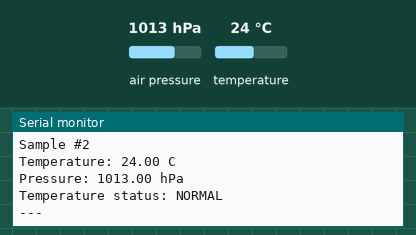
The program below on a simulated ESP32. Shown: the last lines printed to the serial monitor. The inputs (shaded band) are chosen by the test bench; at power-on: temperature 24 °C, air pressure 1013 hPa.

Above: at 2.8 s.
2.9 s: temperature set to 33 °C
At 5.1 s:
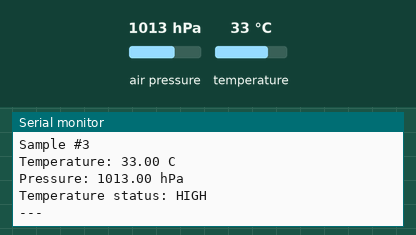
7.5 s: air pressure set to 952 hPa
At 8.5 s:
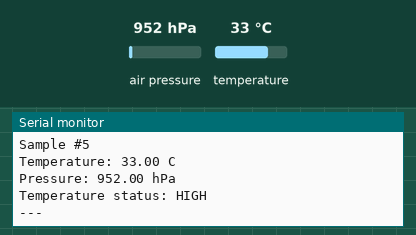
10.2 s: air pressure set to 975 hPa
At 13.1 s:
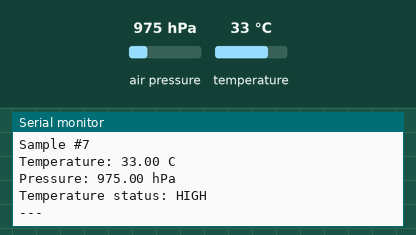
Timing chart, 0 to 14.6 s (numbered marks = the images above; inputs shaded):
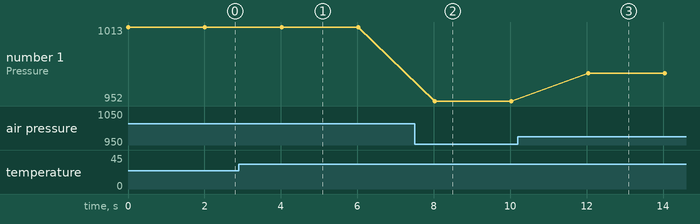

Measured:
- after the input at 2.9 s, the serial monitor: prints a new line after 1.1 s (image 1)
- after the input at 7.5 s, the serial monitor: prints a new line after 0.53 s (image 2)
- after the input at 10.2 s, the serial monitor: prints a new line after 1.8 s (image 3)
- plotted number 1: 1013 → 952 after the input at 7.5 s, 952 → 975 after the input at 10.2 s

The program:

main.cpp
```cpp
#include <Arduino.h>
#include <SPI.h>
#include <Wire.h>
#include <Adafruit_BMP085.h>

#include <freertos/FreeRTOS.h>
#include <freertos/queue.h>
#include <freertos/task.h>
#include <freertos/semphr.h>

struct SensorSample
{
  float temperatureC;
  int32_t pressurePa;
  uint32_t sequenceNumber;
};

const float highTemperatureThresholdC = 30.0f;

Adafruit_BMP085 bmp;

QueueHandle_t sampleQueue = nullptr;
SemaphoreHandle_t serialMutex = nullptr;

void sensorTask(void *parameter)
{
  uint32_t nextSequenceNumber = 1;
  while (true)
  {
    SensorSample sample;
    sample.sequenceNumber = nextSequenceNumber++;

    sample.temperatureC = bmp.readTemperature();
    sample.pressurePa = bmp.readPressure();
    if (xQueueSend(sampleQueue, &sample, pdMS_TO_TICKS(100)) != pdPASS)
    {
      if (xSemaphoreTake(serialMutex, portMAX_DELAY) == pdPASS)
      {
        Serial.print("Warning: Queue full; dropped sample # ");
        Serial.println(sample.sequenceNumber);

        xSemaphoreGive(serialMutex);
      }
    }

    vTaskDelay(pdMS_TO_TICKS(2000));
  }
}

void reportTask(void *parameter)
{
  SensorSample sample;

  while (true)
  {
    if (xQueueReceive(sampleQueue, &sample, portMAX_DELAY) == pdPASS)
    {
      if (xSemaphoreTake(serialMutex, portMAX_DELAY) == pdPASS)
      {
        Serial.print("Sample #");
        Serial.println(sample.sequenceNumber);
        Serial.print("Temperature: ");
        Serial.print(sample.temperatureC);
        Serial.println(" C");

        Serial.print("Pressure: ");
        Serial.print(sample.pressurePa / 100.0);
        Serial.println(" hPa");

        if (sample.temperatureC >= highTemperatureThresholdC)
        {
          Serial.println("Temperature status: HIGH");
        }
        else
        {
          Serial.println("Temperature status: NORMAL");
        }

        Serial.println("---");
        xSemaphoreGive(serialMutex);
      }
    }
  }
}

void setup()
{
  Serial.begin(115200);
  if (!bmp.begin())
  {
    Serial.println("BMP180 not detected");
    while (true)
    {
      delay(100);
    }
  }
  Serial.println("BMP180 detected");

  sampleQueue = xQueueCreate(10, sizeof(SensorSample));
  if (sampleQueue == nullptr)
  {
    Serial.println("Failed to create sample queue");
    while (true)
    {
      delay(100);
    }
  }
  serialMutex = xSemaphoreCreateMutex();
  if (serialMutex == nullptr)
  {
    Serial.println("failed to create serial mutex");
    while (true)
    {
      delay(100);
    }
  }

  TaskHandle_t reportTaskHandle = nullptr;

  BaseType_t reportTaskResult = xTaskCreate(reportTask, "ReportTask", 4096, nullptr, 1, &reportTaskHandle);
  if (reportTaskResult != pdPASS)
  {
    Serial.println(" Failed to create report task");
    while (true)
    {
      delay(100);
    }
  }

  BaseType_t sensorTaskResult = xTaskCreate(sensorTask, "SensorTask", 4096, nullptr, 1, nullptr);

  if (sensorTaskResult != pdPASS)
  {
    vTaskDelete(reportTaskHandle);
    Serial.println("Failed to create sensor task");
    while (true)
    {
      delay(100);
    }
  }
}

void loop()
{
  vTaskDelay(pdMS_TO_TICKS(1000));
}
```
